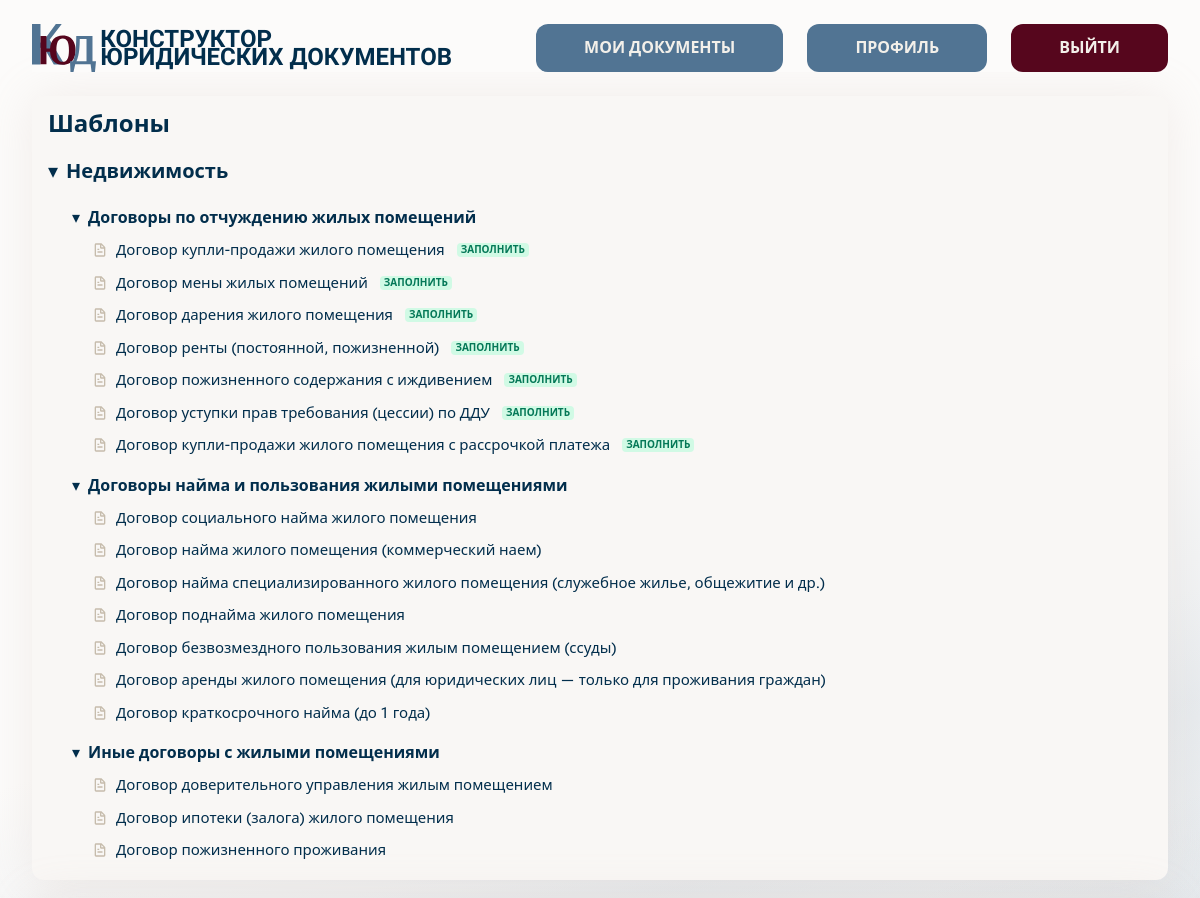
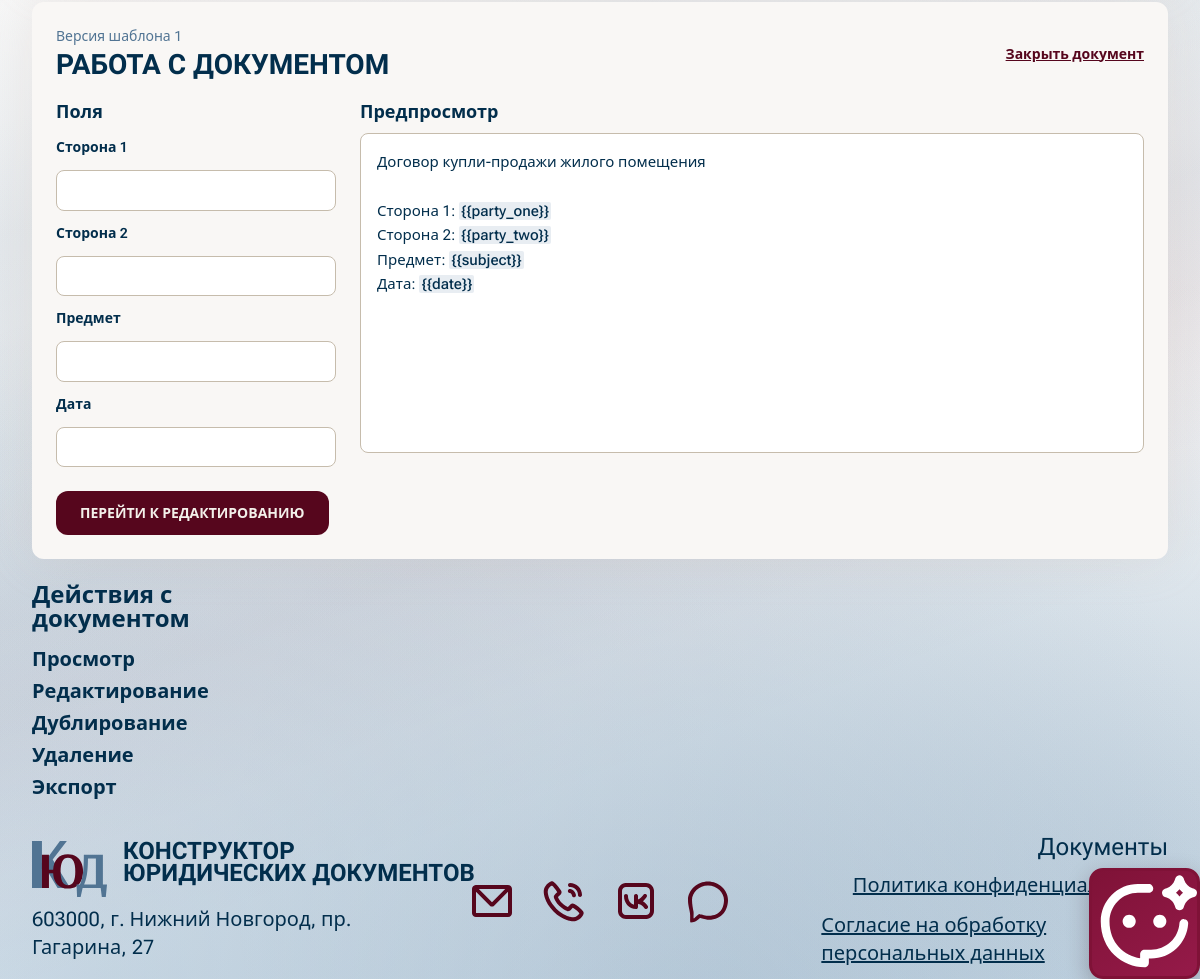
/cabinet/?doc=204&domain=real-estate (signed in), run on the app's committed database (2 pictures, top to bottom).
### catalog/models.py (models this page shows, shortened)
class LegalDomain(models.Model):
    name = models.CharField(max_length=120, unique=True)
    slug = models.SlugField(max_length=140, unique=True)
    is_active = models.BooleanField(default=True)
    sort_order = models.PositiveIntegerField(default=0)
    class Meta:
        ordering = ["sort_order", "name"]

class DocumentType(models.Model):
    domain = models.ForeignKey(
        LegalDomain, on_delete=models.CASCADE, related_name="document_types"
    )
    name = models.CharField(max_length=180)
    slug = models.SlugField(max_length=200)
    short_description = models.CharField(max_length=255, blank=True)
    keywords = models.CharField(max_length=255, blank=True)
    is_active = models.BooleanField(default=True)
    sort_order = models.PositiveIntegerField(default=0)
    class Meta:
        ordering = ["sort_order", "name"]
        unique_together = [("domain", "slug")]

### core/views.py (the view)
# urls.py: path("cabinet/", views.cabinet, name="cabinet"),
@ensure_csrf_cookie
@login_required
def cabinet(request):
    catalog_tree = _build_catalog_tree()
    mvp_domains = list(
        LegalDomain.objects.filter(is_active=True, slug__in=["real-estate", "construction"]).order_by(
            "sort_order", "name"
        )
    )
    selected_slug = request.GET.get("domain") or (mvp_domains[0].slug if mvp_domains else "real-estate")
    selected_domain = next((d for d in mvp_domains if d.slug == selected_slug), None)
    if selected_domain is None and mvp_domains:
        selected_domain = mvp_domains[0]
        selected_slug = selected_domain.slug
    document_cards = []
    if selected_domain:
        document_cards = list(
            DocumentType.objects.filter(domain=selected_domain, is_active=True).order_by(
                "sort_order", "name"
            )
        )
    workspace = None
    doc_id = request.GET.get("doc")
    if doc_id:
        ud = (
            UserDocument.objects.filter(id=doc_id, user=request.user)
            .select_related("template_version", "template_version__template", "template_version__template__document_type")
            .first()
        )
        if ud:
            body = ud.template_version.body
            keys = extract_variable_keys(body)
            values = {fv.variable_key: fv.value for fv in ud.field_values.all()}
            merged = merge_template_body(body, {k: values.get(k, "") for k in keys})
            workspace = {
                "document": ud,
                "template_body": body,
                "variable_keys": keys,
                "variable_rows": [
                    {"key": k, "label": _humanize_variable_key(k), "value": values.get(k, "")}
                    for k in keys
                ],
                "values": values,
                "merged_preview": merged,
                "template_version_label": f"Версия шаблона {ud.template_version.version_number}",
                "domain_slug": ud.template_version.template.document_type.domain.slug,
            }
    return render(
        request,
        "core/cabinet.html",
        {
            "catalog_tree": catalog_tree,
            "mvp_domains": mvp_domains,
            "stub_domains": STUB_DOMAINS,
            "selected_domain": selected_domain,
            "selected_domain_slug": selected_slug,
            "document_cards": document_cards,
            "workspace": workspace,
        },
    )

### templates/core/cabinet.html (shortened to what this page needs)
{% extends "base.html" %}
{% load static %}
{% block content %}
<main class="figma-page-bg text-[#022E4C]" style="overflow-x: clip;">
    <div class="mx-auto flex min-h-screen w-[min(1920px,100vw)] flex-col gap-6 px-[120px] pb-3 pt-6 max-[1280px]:px-8">
        <header class="sticky top-0 z-50 flex items-center justify-between gap-6 bg-[#FCFBFA]/95 backdrop-blur-sm">
            <a href="{% url 'core:home' %}" class="flex flex-1 items-center gap-1">
                <img src="{% static 'img/logo.svg' %}" alt="КЮД" class="h-12 w-auto">
                <span class="font-display text-[24px] font-bold uppercase leading-[0.75]">Конструктор<br>юридических документов</span>
            </a>
            <div class="flex items-center gap-6 max-[900px]:flex-wrap max-[900px]:justify-end">
                <a href="{% url 'core:my_documents' %}" class="inline-flex h-12 items-center justify-center rounded-[12px] bg-[#517493] px-12 text-[16px] font-semibold uppercase leading-[1.2] text-[#F3F0EA] transition hover:bg-[#7490A9] active:bg-[#415D76]">Мои документы</a>
                <a href="{% url 'core:my_documents' %}" class="inline-flex h-12 items-center justify-center rounded-[12px] bg-[#517493] px-12 text-[16px] font-semibold uppercase leading-[1.2] text-[#F3F0EA] transition hover:bg-[#7490A9] active:bg-[#415D76]">Профиль</a>
                <form method="post" action="{% url 'accounts:logout' %}">
                    <button type="submit" class="inline-flex h-12 items-center justify-center rounded-[12px] bg-[#56061D] px-12 text-[16px] font-semibold uppercase leading-[1.2] text-[#F3F0EA] transition hover:bg-[#963C56] active:bg-[#762139]">Выйти</button>
                </form>
            </div>
        </header>
        <section class="relative z-10 grid flex-1 grid-cols-1 items-start gap-5 xl:grid-cols-[minmax(260px,340px)_1fr_minmax(240px,300px)]">
            <aside class="rounded-xl bg-[#F9F7F5] p-4 shadow-[0_0_48px_rgba(198,180,172,0.2)]">
                <p class="mb-2 text-[24px] font-bold leading-none">Шаблоны</p>
                <div class="max-h-[720px] space-y-1 overflow-y-auto pr-1">
                    {% for domain_item in catalog_tree %}
                        <div class="rounded-xl">
                            <button type="button" class="catalog-domain-toggle flex w-full items-center gap-2 py-3 text-left" data-target="domain-{{ forloop.counter0 }}">
                                <span class="text-[20px]">▾</span>
                                <p class="text-[20px] font-semibold leading-[0.95]">{{ domain_item.domain.name }}</p>
                            </button>
                            <div id="domain-{{ forloop.counter0 }}" class="space-y-2 pl-6">
                                {% for group in domain_item.groups %}
                                    <div>
                                        <button type="button" class="catalog-group-toggle flex w-full items-center gap-2 py-2 text-left" data-target="group-{{ forloop.parentloop.counter0 }}-{{ forloop.counter0 }}">
                                            <span class="text-[16px]">▾</span>
                                            <span class="text-[16px] font-semibold leading-[1.1]">{{ group.name }}</span>
                                        </button>
                                        <div id="group-{{ forloop.parentloop.counter0 }}-{{ forloop.counter0 }}" class="space-y-2 pl-5">
                                            {% for item in group.items %}
                                                {% if item.doc_type %}
                                                    <div class="py-1" id="catalog-doc-{{ item.doc_type.id }}">
                                                        {% if item.has_fill_form %}
                                                            <a href="{% url 'core:fill_docx_form' item.doc_type.id %}"
                                                               class="flex items-center gap-2 text-[15px] leading-[1.1] hover:text-[#517493] group">
                                                                <img src="{% static 'icons/ic-document.svg' %}" alt="" class="h-4 w-4">
                                                                <span>{{ item.name }}</span>
                                                                <span class="ml-1 rounded px-1 py-0.5 text-[10px] font-semibold uppercase
                                                                             bg-emerald-100 text-emerald-700 leading-none flex-shrink-0">
                                                                    Заполнить
                                                                </span>
                                                            </a>
                                                        {% else %}
                                                            <a href="{% url 'core:start_document' item.doc_type.id %}" class="flex items-center gap-2 text-[15px] leading-[1.1] hover:text-[#517493]">
                                                                <img src="{% static 'icons/ic-document.svg' %}" alt="" class="h-4 w-4">
                                                                <span>{{ item.name }}</span>
                                                            </a>
                                                        {% endif %}
                                                    </div>
                                                {% else %}
                                                    <div class="flex items-center gap-2 py-1 text-[15px] leading-[1.1] text-[#AA9F8D]">
                                                        <img src="{% static 'icons/ic-document.svg' %}" alt="" class="h-4 w-4 opacity-50">
                                                        <span>{{ item.name }}</span>
                                                    </div>
                                                {% endif %}
                                            {% endfor %}
                                        </div>
                                    </div>
                                {% empty %}
                                    <p class="py-2 text-[16px] text-[#AA9F8D]">Скоро появятся шаблоны</p>
                                {% endfor %}
                            </div>
                        </div>
                    {% empty %}
                        <p class="py-2 text-[16px] text-[#AA9F8D]">Каталог пока пуст</p>
                    {% endfor %}
                </div>
            </aside>
            <section class="rounded-xl bg-[#F9F7F5] p-6 shadow-[0_0_48px_rgba(198,180,172,0.2)]">
                {% if workspace %}
                    {% with doc=workspace.document %}
                        <div class="mb-4 flex flex-wrap items-center justify-between gap-3">
                            <div>
                                <p class="text-[14px] text-[#517493]">{{ workspace.template_version_label }}</p>
                                <h2 class="font-display text-[28px] font-bold uppercase leading-tight">Работа с документом</h2>
                            </div>
                            <a href="{% url 'core:cabinet' %}?domain={{ workspace.domain_slug }}" class="text-[14px] font-semibold text-[#56061D] underline">Закрыть документ</a>
                        </div>
                        {% if doc.workspace_phase == "variables" %}
                            <div class="grid gap-6 lg:grid-cols-[minmax(220px,280px)_1fr]">
                                <div class="space-y-3">
                                    <p class="text-[18px] font-bold">Поля</p>
                                    {% for row in workspace.variable_rows %}
                                        <label class="block text-[14px] font-semibold" for="var-{{ row.key }}">{{ row.label }}</label>
                                        <input id="var-{{ row.key }}" data-var-key="{{ row.key }}" type="text" value="{{ row.value }}" class="var-input mb-3 w-full rounded-lg border border-[#C6BCAC] bg-white px-3 py-2 text-[15px]">
                                    {% empty %}
                                        <p class="text-[15px] text-[#46627B]">В шаблоне нет переменных — перейдите к редактированию.</p>
                                    {% endfor %}
                                    <button type="button" id="btn-finalize" class="mt-2 inline-flex h-11 items-center justify-center rounded-[12px] bg-[#56061D] px-6 text-[14px] font-semibold uppercase text-[#F3F0EA]">Перейти к редактированию</button>
                                </div>
                                <div>
                                    <p class="mb-2 text-[18px] font-bold">Предпросмотр</p>
                                    <div id="workspace-preview" class="workspace-preview-area min-h-[320px] whitespace-pre-wrap rounded-lg border border-[#C6BCAC] bg-white p-4 text-[15px] leading-relaxed text-[#022E4C]">{{ workspace.merged_preview }}</div>
                                </div>
                            </div>
                        {% endif %}
                    {% endwith %}
                {% else %}
                    <div class="min-h-[420px] rounded-xl bg-white p-4 text-[16px] text-[#022E4C]">
                        Выберите необходимый шаблон договора в списке слева.
                    </div>
                {% endif %}
            </section>
            <aside class="pt-1">
                <p class="mb-4 text-[24px] font-bold leading-none">Действия с<br>документом</p>
                <div class="flex flex-col gap-2 text-[20px] font-bold leading-[1.2] text-[#022E4C]">
                    {% if workspace %}
                        <button type="button" id="action-preview" class="text-left transition hover:text-[#517493]">Просмотр</button>
                        <button type="button" id="action-edit" class="text-left transition hover:text-[#517493]">Редактирование</button>
                        <form method="post" action="{% url 'core:duplicate_document' workspace.document.id %}">
                            <button type="submit" class="text-left transition hover:text-[#517493]">Дублирование</button>
                        </form>
                        <form method="post" action="{% url 'core:delete_document' workspace.document.id %}" onsubmit="return confirm('Документ будет удалён без возможности восстановления. Продолжить?');">
                            <button type="submit" class="text-left transition hover:text-[#963C56]">Удаление</button>
                        </form>
                        <a href="{% url 'core:download_user_document_docx' workspace.document.id %}" class="text-left transition hover:text-[#517493]">Экспорт</a>
                    {% else %}
                        <span class="text-[#022E4C]/60">Просмотр</span>
                        <span class="text-[#022E4C]/60">Редактирование</span>
                        <span class="text-[#022E4C]/60">Дублирование</span>
                        <span class="text-[#022E4C]/60">Удаление</span>
                        <span class="text-[#022E4C]/60">Экспорт</span>
                    {% endif %}
                </div>
            </aside>
        </section>
        <footer class="relative z-10 flex w-full flex-wrap items-center gap-12 pt-3">
            <div class="flex min-w-[240px] flex-1 flex-col gap-2">
                <div class="flex items-start gap-4">
                    <img src="{% static 'img/logo.svg' %}" alt="КЮД" class="h-14 w-auto">
                    <p class="font-display text-[24px] font-bold uppercase leading-[0.9] whitespace-nowrap">Конструктор<br>юридических документов</p>
                </div>
                <p class="text-[20px] leading-[1.4] text-[#022E4C]">603000, г. Нижний Новгород, пр. Гагарина, 27</p>
            </div>
            <div class="flex flex-1 items-center justify-center gap-6 self-stretch">
                <img src="{% static 'icons/ic-mail.svg' %}" alt="Почта" class="h-12 w-12">
                <img src="{% static 'icons/ic-phone-call.svg' %}" alt="Телефон" class="h-12 w-12">
                <img src="{% static 'icons/ic-vkontakte.svg' %}" alt="VK" class="h-12 w-12">
                <img src="{% static 'icons/ic-max.svg' %}" alt="Сообщения" class="h-12 w-12">
            </div>
            <div class="flex min-w-[240px] flex-1 flex-col items-end gap-3 text-[#022E4C]">
                <p class="font-display text-[24px] leading-[1]">Документы</p>
                <a href="#" data-legal-slug="privacy" class="text-[20px] leading-[1.4] underline hover:text-[#517493]">Политика конфиденциальности</a>
                <a href="#" data-legal-slug="consent" class="text-[20px] leading-[1.4] underline hover:text-[#517493]">Согласие на обработку персональных данных</a>
            </div>
        </footer>
    </div>
</main>
{% endblock %}

### data on the page
LegalDomain: domain.name "Недвижимость", name "Договоры по отчуждению жилых помещений" "Договоры найма и пользования жилыми помещениями" "Иные договоры с жилыми помещениями"
DocumentType: name "Договор купли-продажи жилого помещения"
DocumentType: name "Договор мены жилых помещений"
DocumentType: name "Договор дарения жилого помещения"
DocumentType: name "Договор ренты (постоянной, пожизненной)"
DocumentType: name "Договор пожизненного содержания с иждивением"
DocumentType: name "Договор уступки прав требования (цессии) по ДДУ"
DocumentType: name "Договор купли-продажи жилого помещения с рассрочкой платежа"
DocumentType: name "Договор социального найма жилого помещения"
DocumentType: name "Договор найма жилого помещения (коммерческий наем)"
DocumentType: name "Договор найма специализированного жилого помещения (служебное жилье, общежитие и др.)"
DocumentType: name "Договор поднайма жилого помещения"
DocumentType: name "Договор безвозмездного пользования жилым помещением (ссуды)"
DocumentType: name "Договор аренды жилого помещения (для юридических лиц — только для проживания граждан)"
DocumentType: name "Договор краткосрочного найма (до 1 года)"
DocumentType: name "Договор доверительного управления жилым помещением"
DocumentType: name "Договор ипотеки (залога) жилого помещения"
DocumentType: name "Договор пожизненного проживания"

### other printed values
{{ workspace.template_version_label }} "Версия шаблона 1"
{{ row.label }} "Сторона 1" "Сторона 2" "Предмет" "Дата"
